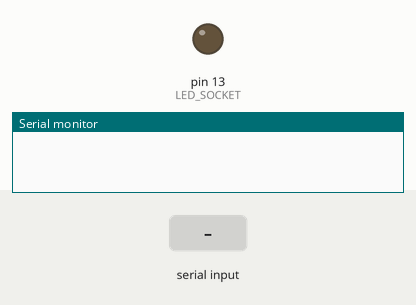
Recording of a sketch running on a simulated Arduino Uno, built with avr-gcc and run on an emulated ATmega328P. On the bench: output pins drawn as LEDs (lit = HIGH), the last lines printed to the serial monitor. The test bench sets the inputs (shaded band).

Above: at 1.2 s.
1.3 s: "1" received over Serial
At 1.8 s:
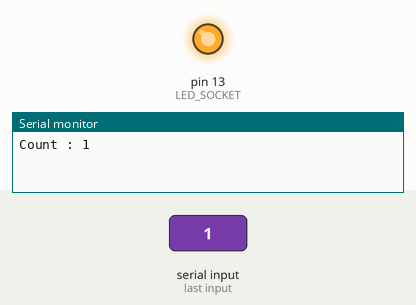
2.8 s: "0" received over Serial
At 4.2 s:
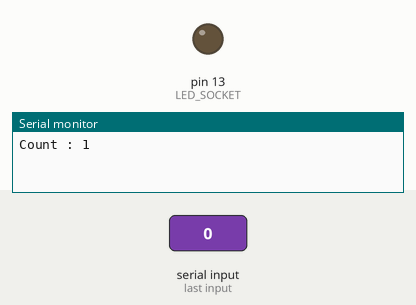
Timing chart, 0 to 5.8 s (numbered marks = the images above; inputs shaded):
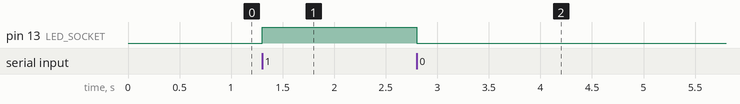

The sketch:

readwrite_sample.ino
```cpp
int LED_SOCKET = 13;
char ch = '0';
int count = 0;

void setup() {
  Serial.begin(9600);
  pinMode(LED_SOCKET, OUTPUT);
}

void loop() {
  if(Serial.available() > 0){
    ch = Serial.read();
    if (ch == '1') {
        digitalWrite(LED_SOCKET, HIGH);
        count = count + 1;
        Serial.print("Count : ");
        Serial.println(count);
    } else if (ch == '0') {
        digitalWrite(LED_SOCKET, LOW);
    }
  }
}
```

Measured:
- after the input at 1.3 s, pin 13 (LED_SOCKET): LOW → HIGH at once
- after the input at 2.8 s, pin 13 (LED_SOCKET): HIGH → LOW at once
